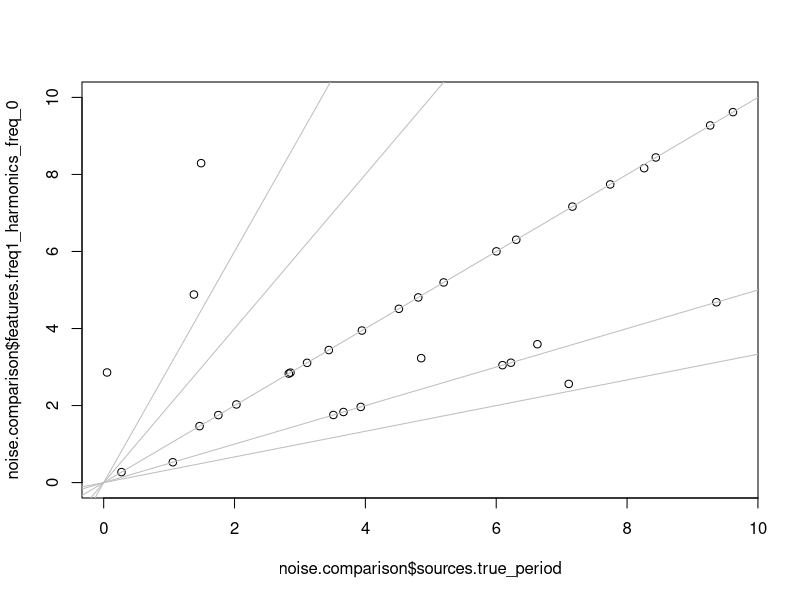
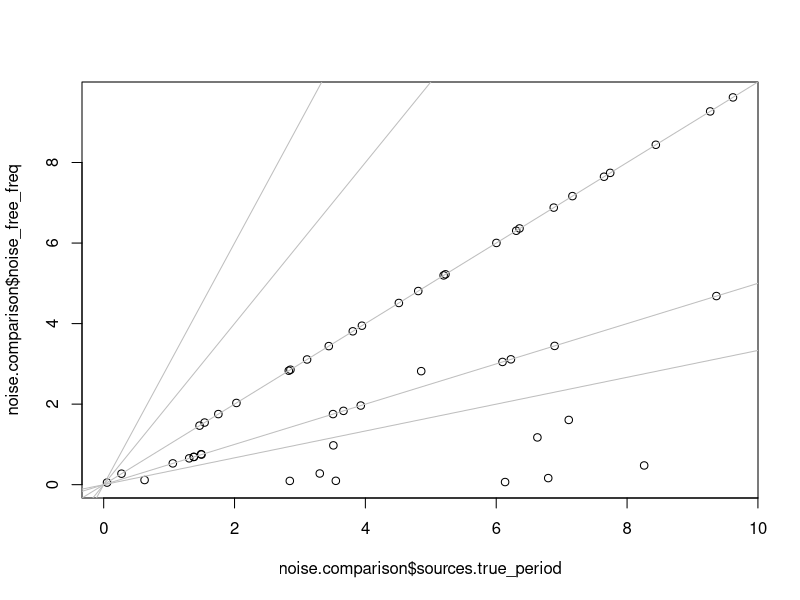

These figures' R source, in order:
####
#### by James Long
#### date March 28, 2011
####
####


data1 = read.table('sources00001.txt',sep=';',header=TRUE)
names(data1)
head(data1)



data1$sources.noisification[1:10]

no.noise = data1$sources.noisification == "identity"
noise = data1$sources.noisification == "cadence_noisify"
mean((data1$sources.true_period[no.noise] - (1 / data1$features.freq1_harmonics_freq_0[no.noise]))^2)

mean((data1$sources.true_period[noise] - (1 / data1$features.freq1_harmonics_freq_0[noise]))^2)



no.noise = subset(data1,subset=(sources.noisification=="identity"),select=c("sources.true_period","sources.original_source_id","features.freq1_harmonics_freq_0"))
noise = subset(data1,subset=(sources.noisification=="cadence_noisify"),select=c("sources.original_source_id","features.freq1_harmonics_freq_0"))
names.no.noise = names(no.noise)
names.no.noise[length(names.no.noise)] = "noise_free_freq"
names(no.noise) = names.no.noise

noise.comparison = merge(no.noise,noise)
noise.comparison$noise_free_freq = 1 / noise.comparison$noise_free_freq
noise.comparison$features.freq1_harmonics_freq_0 = 1 / noise.comparison$features.freq1_harmonics_freq_0

plot(noise.comparison$sources.true_period,noise.comparison$features.freq1_harmonics_freq_0,ylim=c(0,10))
abline(0,3,col='grey')
abline(0,2,col='grey')
abline(0,1,col='grey')
abline(0,1/2,col='grey')
abline(0,1/3,col='grey')


plot(noise.comparison$sources.true_period,noise.comparison$noise_free_freq)
abline(0,3,col='grey')
abline(0,2,col='grey')
abline(0,1,col='grey')
abline(0,1/2,col='grey')
abline(0,1/3,col='grey')


##### to write for this file
# 1. simple classifier
# 2. guess of true period as a function of number of points
#    - maybe # wrong is a better measure
#    - or # not at some harmonic
# 3. visualize tfe's with true_period and guessed
# 4. classifier performance as a function of number points

# to deliver:
# 1. error rate as a function of points for:
# - naive
# - noisification 1 x
# - noisification 2 x
# - noisification 5 x
# - random noisification (random subset of points)
#   this is the natural extreme of non-matching
# 2. a few confusion matrices
# 3. correct period as a function of # of points (relate w/ 1.)
# 4. some work on matching cadences
# - in N-W a good idea, other smoothers
# 5. lots of images of curves so we can discuss parameters

